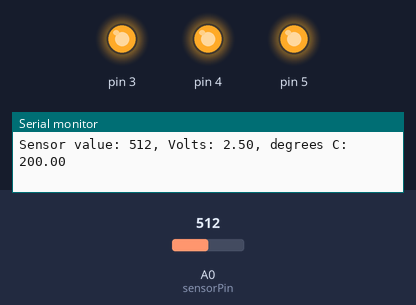
Simulated run of this sketch. Board: Arduino Uno, built with avr-gcc and run on an emulated ATmega328P. Shown: output pins drawn as LEDs (lit = HIGH), the last lines printed to the serial monitor. Inputs (shaded band) come from the test bench; at power-on: A0 (sensorPin) = 512.

Above: at 1.2 s.
1.3 s: A0 (sensorPin) set to 172
4.3 s: A0 (sensorPin) set to 156
At 5.4 s:
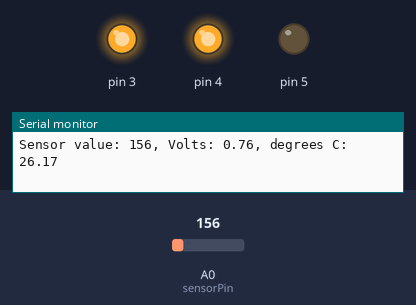
5.9 s: A0 (sensorPin) set to 122
At 7.2 s:
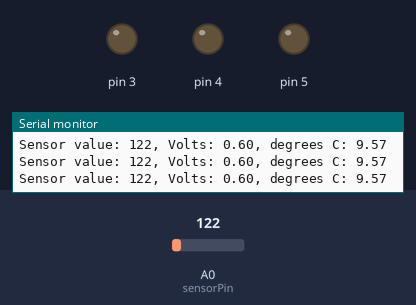
Timing chart, 0 to 8.9 s (numbered marks = the images above; inputs shaded):
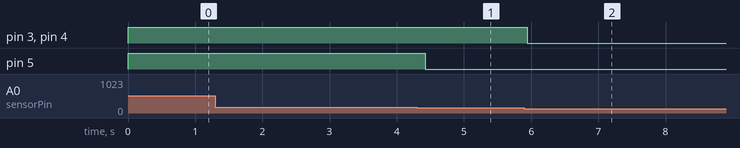

The sketch:

project_3.ino
```cpp
const int sensorPin = A0;
const float baselineTemp = 22.0;

void setup() {
  Serial.begin(9600);

  for (int pinNumber = 3; pinNumber < 6; pinNumber++) {
    pinMode(pinNumber, OUTPUT);
    digitalWrite(pinNumber, LOW);
  }
}

void loop() {

  Serial.print("Sensor value: ");
  int sensorVal = analogRead(sensorPin);
  Serial.print(sensorVal);

  Serial.print(", Volts: ");
  float voltage = (sensorVal / 1024.0) * 5.0;
  Serial.print(voltage);

  Serial.print(", degrees C: ");
  float temperature = (voltage - .5) * 100;
  Serial.print(temperature);
  Serial.print("\n");

  if ( temperature < baselineTemp ) {
    digitalWrite(3, LOW);
    digitalWrite(4, LOW);
    digitalWrite(5, LOW);
  } else if ( temperature >= baselineTemp+1.5 && temperature < baselineTemp+3.0 ) {
    digitalWrite(3, HIGH);
    digitalWrite(4, LOW);
    digitalWrite(5, LOW);
  } else if ( temperature >= baselineTemp+3.0 && temperature < baselineTemp+4.5) {
    digitalWrite(3, HIGH);
    digitalWrite(4, HIGH);
    digitalWrite(5, LOW);
  } else if ( temperature >= baselineTemp+4.5 ) {
    digitalWrite(3, HIGH);
    digitalWrite(4, HIGH);
    digitalWrite(5, HIGH);
  }
  delay(125);
}
```

Measured:
- the behaviour switches between 157 and 156 on A0 (sensorPin) (found by bisection; images 0 and 1)
- after the input at 4.3 s, pin 5: HIGH → LOW after 0.12 s
- after the input at 5.9 s, pin 3, pin 4: HIGH → LOW at once
